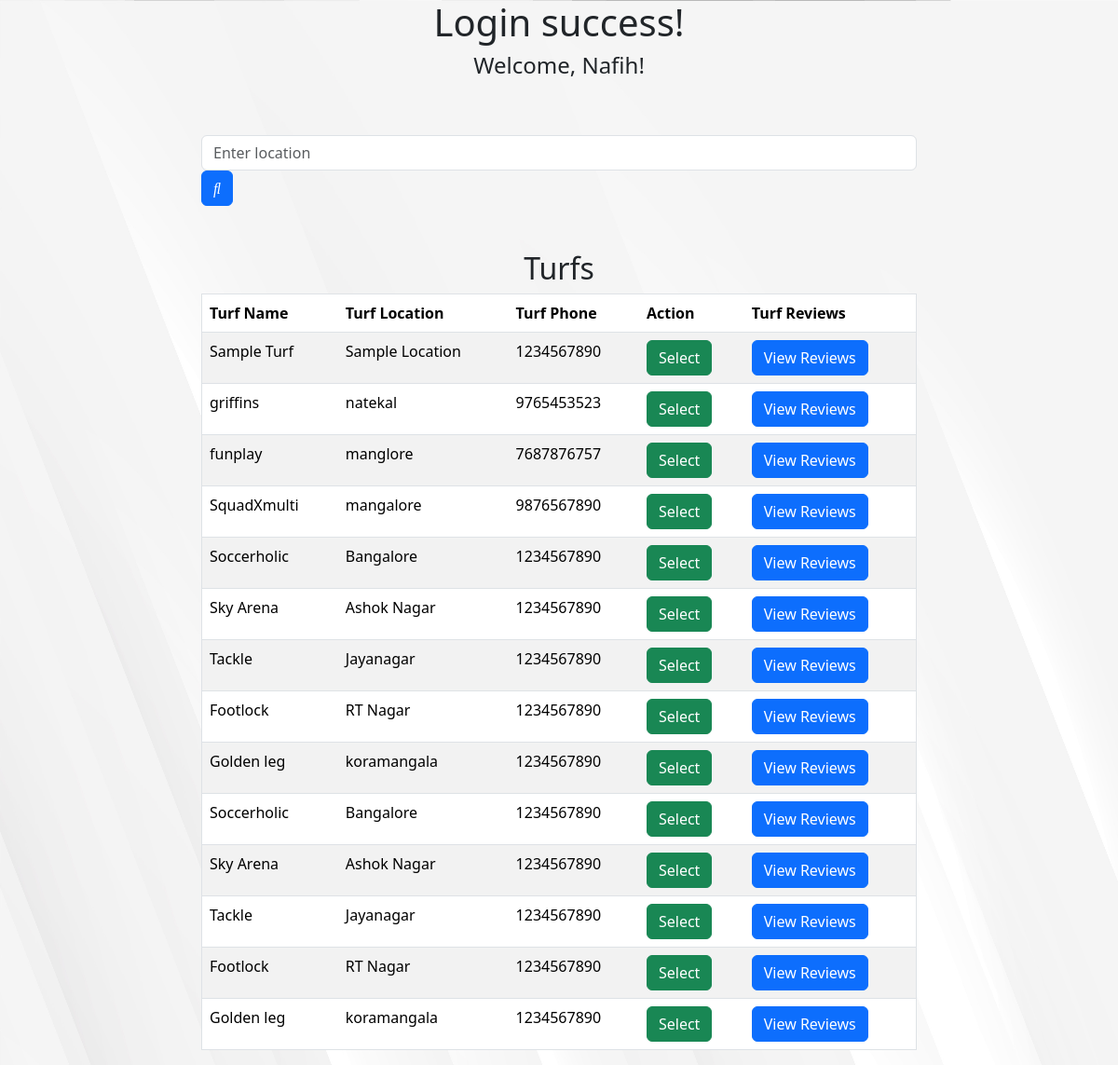
/dashboard (signed in), run on the app's committed database.
### app.py (models this page shows)
class User(db.Model, UserMixin):
    id = db.Column(db.Integer, primary_key=True)
    username = db.Column(db.String(20), nullable=False, unique=True)
    email = db.Column(db.String(120), nullable=False, unique=True)
    password = db.Column(db.String(80), nullable=False)

class Turf(db.Model):
    id = db.Column(db.Integer, primary_key=True)
    turf_name = db.Column(db.String(255), nullable=False)
    turf_location = db.Column(db.String(255), nullable=False)
    turf_phone = db.Column(db.String(15), nullable=True)
    games = db.relationship('Game', backref='turf', lazy=True)
    reviews = db.relationship('TurfReview', backref='turf', lazy=True)

### app.py (the view)
@app.route('/dashboard', methods=['GET', 'POST'])
@login_required
def dashboard():
    turfs = Turf.query.all()
    return render_template('dashboard.html', username=current_user.username, turfs=turfs)

### app.py (called while the page is built)
@login_manager.user_loader
def load_user(user_id):
    return User.query.get(int(user_id))

### templates/dashboard.html (shortened to what this page needs)
{% extends 'layout.html' %} {% block title %} Dashboard {% endblock title %} {%
block body %}
<h1 class="turfhead">Login success!</h1>
<h4 class="turfhead">Welcome, {{ username }}!</h4>
<div class="turftab">
  <form action="{{ url_for('search_turfs') }}" method="GET">
    <div class="turftab" class="input-group">
      <div class="form-outline" data-mdb-input-init>
        <input
          type="search"
          id="form1"
          class="form-control"
          name="location"
          placeholder="Enter location"
        />
      </div>
      <button type="submit" class="btn btn-primary" data-mdb-ripple-init>
        <i class="fas fa-search"></i>
      </button>
    </div>
  </form>
  <div class="turftab">
    <h2 class="turfhead">Turfs</h2>
    <table border="1" class="table table-striped">
      <thead>
        <tr>
          <th>Turf Name</th>
          <th>Turf Location</th>
          <th>Turf Phone</th>
          <th>Action</th>
          <th>Turf Reviews</th>
        </tr>
      </thead>
      <tbody>
        {% for turf in turfs %}
        <tr>
          <td>{{ turf.turf_name }}</td>
          <td>{{ turf.turf_location }}</td>
          <td>{{ turf.turf_phone }}</td>
          <td>
            <a
              class="btn btn-success"
              href="{{ url_for('turf_detail', turf_id=turf.id) }}"
            >
              Select
            </a>
          </td>
          <td>
            <a
              class="btn btn-primary"
              href="{{ url_for('turf_reviews', turf_id=turf.id) }}"
              >View Reviews</a
            >
          </td>
        </tr>
        {% endfor %}
      </tbody>
    </table>
  </div>
  {% endblock body %}

### static/css/style.css (style rules this page uses)
body { background-image: url(../img/17580.jpg); background-size: 100% 180%; background-repeat: no-repeat; object-fit: cover; scroll-behavior: smooth; }
.turftab { width: 80%; margin: auto; margin-top: 5%; }
.turfhead { text-align: center; }

### data on the page
User: username "Nafih"
Turf: turf_name "Sample Turf", turf_location "Sample Location", turf_phone "1234567890"
Turf: turf_name "griffins", turf_location "natekal", turf_phone "9765453523"
Turf: turf_name "funplay", turf_location "manglore", turf_phone "7687876757"
Turf: turf_name "SquadXmulti", turf_location "mangalore", turf_phone "9876567890"
Turf: turf_name "Soccerholic", turf_location "Bangalore", turf_phone "1234567890"
Turf: turf_name "Sky Arena", turf_location "Ashok Nagar", turf_phone "1234567890"
Turf: turf_name "Tackle", turf_location "Jayanagar", turf_phone "1234567890"
Turf: turf_name "Footlock", turf_location "RT Nagar", turf_phone "1234567890"
Turf: turf_name "Golden leg", turf_location "koramangala", turf_phone "1234567890"
Turf: turf_name "Soccerholic", turf_location "Bangalore", turf_phone "1234567890"
Turf: turf_name "Sky Arena", turf_location "Ashok Nagar", turf_phone "1234567890"
Turf: turf_name "Tackle", turf_location "Jayanagar", turf_phone "1234567890"
Turf: turf_name "Footlock", turf_location "RT Nagar", turf_phone "1234567890"
Turf: turf_name "Golden leg", turf_location "koramangala", turf_phone "1234567890"
